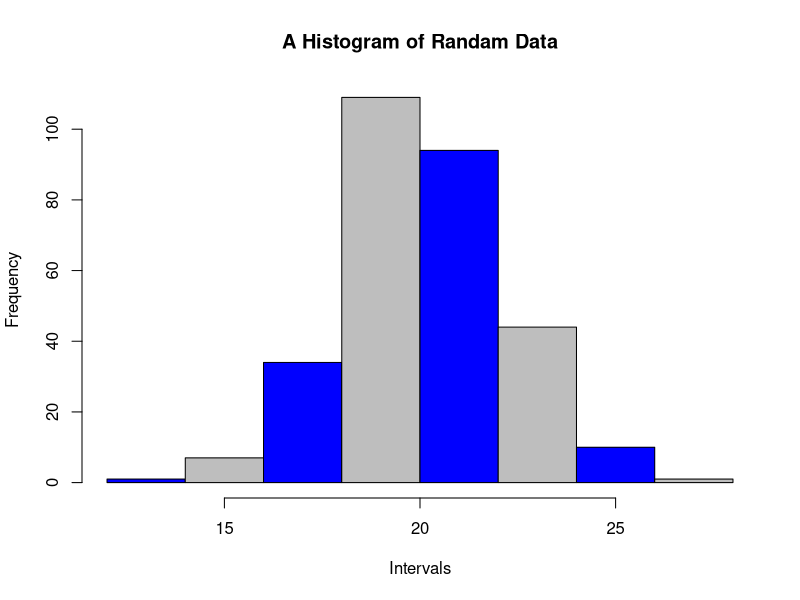
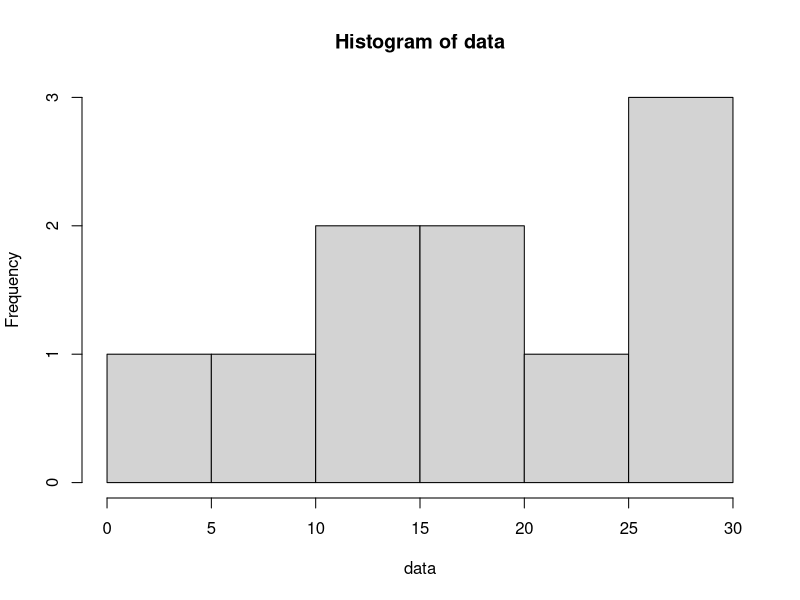
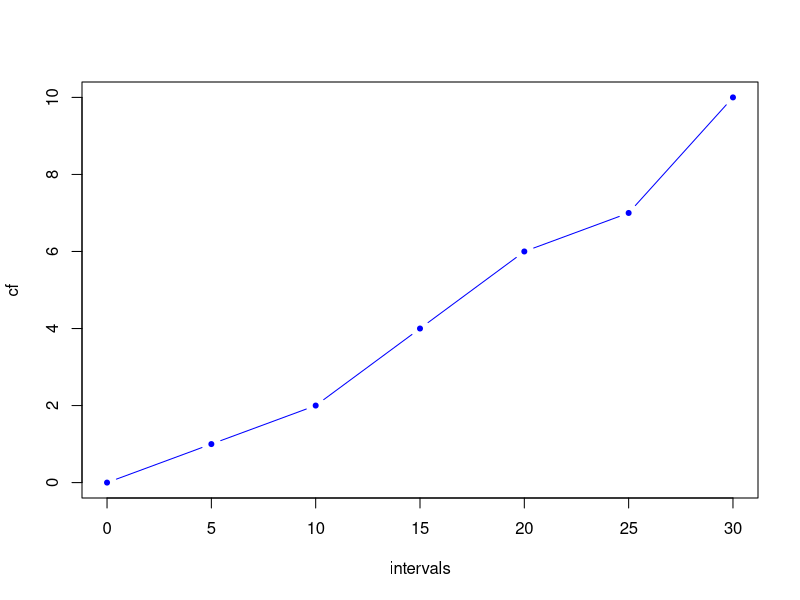
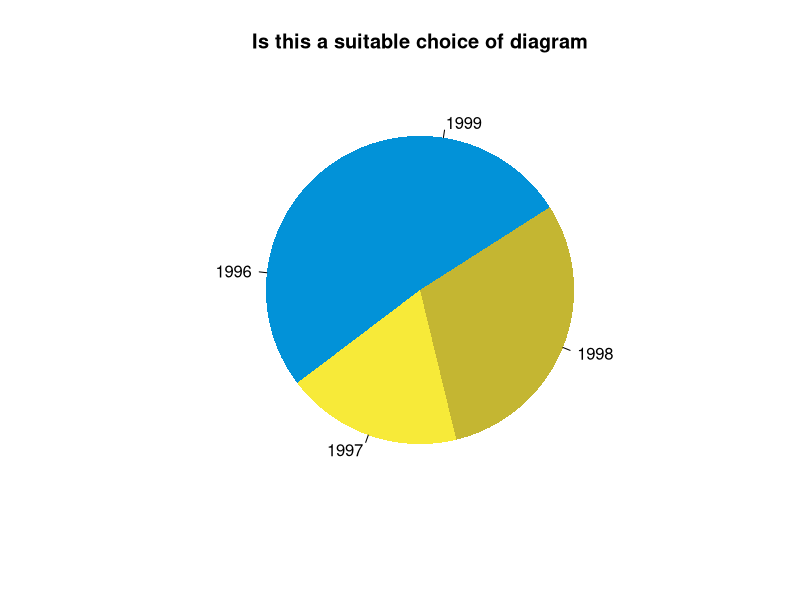
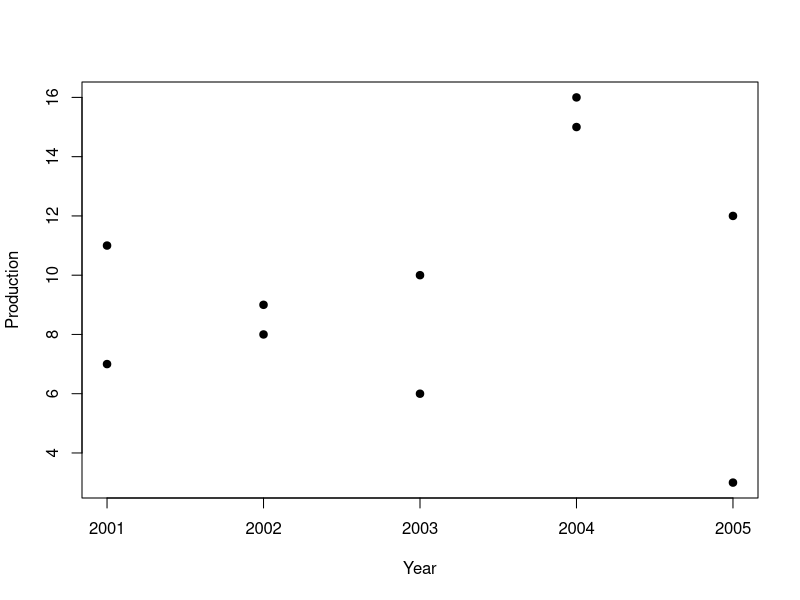

Recreate these plots in R, in order.
## ---- chunk 1
hist(rnorm(300, 20, 2), main = "A Histogram of Randam Data", xlab = "Intervals",
     col = c("blue", "grey"))
## ---- chunk 2
data <- c(16, 26, 12, 10, 27, 30, 14,  1, 25, 20)
stem(data)
## ---- chunk 3
data <- c(16, 26, 12, 10, 27, 30, 14,  1, 25, 20)
h <- hist(data)
## ---- chunk 4
intervals <- seq(from = min(h$breaks), to = max(h$breaks), by = h$breaks[2] - h$breaks[1])
intervals <- c(0, intervals[-1])
## Cumulative sums
cf = c(0, cumsum(h$counts))
plot(intervals, cf, type = "b", col = "blue", pch = 20)
## ---- chunk 5
x <- c(76, 58, 95, 85)
pie(x, c(1996:1999),
    col = c('#0292D8', '#F7EA39', '#C4B632'),
     init.angle = 130, border = NA,
    main="Is this a suitable choice of diagram")
## ---- chunk 6

## ---- chunk 7
(h <- head(mtcars[1:5], 8))
summary(h[1:3])
## ---- chunk 8
set.seed(100)
x <- sample(60,10)
x
## ---- chunk 9
mean(x)
## ---- chunk 10
x <- c(2, 2, 3, 3, 5, 5, 5, 8, 8, 9)
mean(x)
## ---- chunk 11
round(83/14, 2)
## ---- chunk 12
set.seed(100)
x <- sample(1000:1050, 6)
x
## ---- chunk 13
y <- x-1020
print("The new values are")
y
## ---- chunk 14
paste0("Mean of y is ", round(mean(y),2))
paste0("Mean of x is ", round(mean(y)+1020,2))
## ---- chunk 15
x <- seq(11,21,2)
f <- c(4,5,3,5,7,2)
## ---- chunk 16
x <- c(20,15,12)
w <- c(10,5,4)
## ---- chunk 17
set.seed(10)
rank <- data.frame(Competitor = 1:10,
                   Judge_1 = sample(10:20, 10))
rank$Judge_2 <- sample(8:20, 10)
rank$rank_1 <- rank(-rank$Judge_1)
rank$rank_2 <- rank(-rank$Judge_2)
knitr:: kable(
  head(rank, 10, booktabs = TRUE)
)
## ---- chunk 18
set.seed(10)
ts <- data.frame(Year = 2001:2005,
                 Production = sample(20,10))
knitr::kable(head(ts, 5, booktabs = TRUE)
             )
## ---- chunk 19
knitr::kable(ts)
## ---- chunk 20
plot(ts, pch=19)
## ---- chunk 21
knitr::kable(ts)
